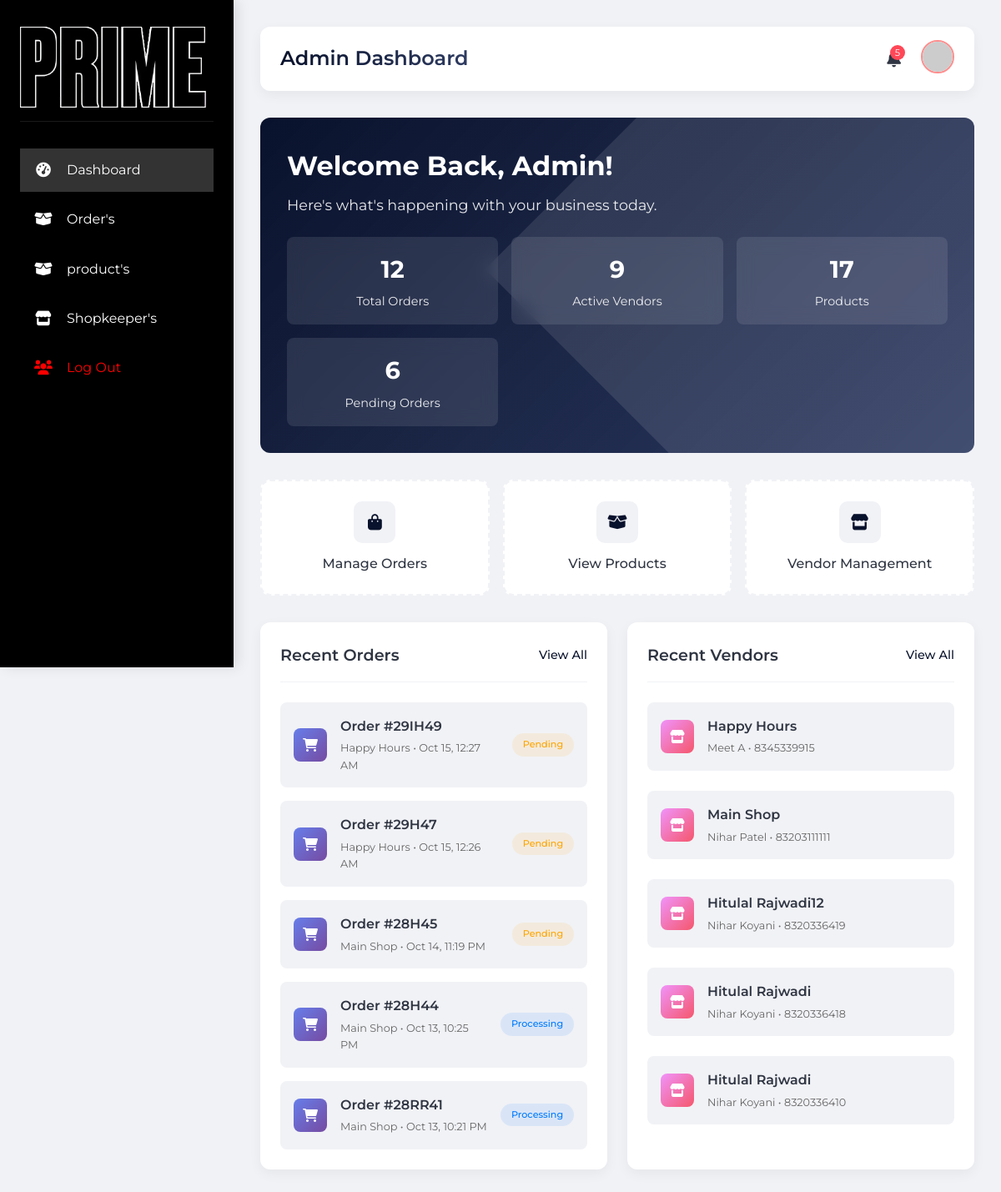
The page /admin/pages/dashboard.php (signed in) on the database its author committed.
### tables this page shows
CREATE TABLE `shopkeeper` (
  `id` int(11) NOT NULL,
  `shop_name` varchar(100) NOT NULL,
  `owner_name` varchar(100) NOT NULL,
  `mobile_number` varchar(15) NOT NULL,
  `email` varchar(100) NOT NULL,
  `password` varchar(255) NOT NULL,
  `shop_location` text NOT NULL,
  `agreed_terms` tinyint(1) NOT NULL DEFAULT 0,
  `created_at` timestamp NOT NULL DEFAULT current_timestamp(),
  `status` varchar(10) NOT NULL,
  `role` varchar(50) DEFAULT 'shopkeeper'
);

### admin/pages/dashboard.php (the view, shortened to what this page needs)
<?php
include('../../Utility/db.php');
$totalShopkeepers = $conn->query("SELECT COUNT(*) as count FROM shopkeeper")->fetch_assoc()['count'];
$totalProducts = $conn->query("SELECT COUNT(*) as count FROM products")->fetch_assoc()['count'];
$totalOrders = $conn->query("SELECT COUNT(DISTINCT orderId) as count FROM orders")->fetch_assoc()['count'];
$pendingOrders = $conn->query("SELECT COUNT(DISTINCT orderId) as count FROM orders WHERE status = 'pending'")->fetch_assoc()['count'];
$recentOrders = [];
$ordersSql = "SELECT DISTINCT o.orderId, o.status, o.created_at, s.shop_name
              FROM orders o
              LEFT JOIN shopkeeper s ON o.shopkeeper_id = s.id
              ORDER BY o.created_at DESC
              LIMIT 5";
$ordersResult = $conn->query($ordersSql);
if ($ordersResult && $ordersResult->num_rows > 0) {
    while ($row = $ordersResult->fetch_assoc()) {
        $recentOrders[] = $row;
    }
}
$recentShopkeepers = [];
$shopkeepersSql = "SELECT shop_name, owner_name, email, mobile_number, created_at
                   FROM shopkeeper
                   ORDER BY created_at DESC
                   LIMIT 5";
$shopkeepersResult = $conn->query($shopkeepersSql);
if ($shopkeepersResult && $shopkeepersResult->num_rows > 0) {
    while ($row = $shopkeepersResult->fetch_assoc()) {
        $recentShopkeepers[] = $row;
    }
}
?>
<!DOCTYPE html>
<html lang="en">
<head>
    <link rel="stylesheet" href="https://cdnjs.cloudflare.com/ajax/libs/font-awesome/6.0.0-beta3/css/all.min.css">
    <link rel="stylesheet" href="../../styles/main.css">
</head>
<body>
    <div class="bubbles-bg">
    </div>
    <div class="dashboard">
        <?php include('../util/sidebar.php') ?>
        <main class="main-content">
            <nav class="top-nav">
                <div class="nav-left">
                    <h1 class="page-title">Admin Dashboard</h1>
                </div>
                <div class="nav-right">
                    <button class="notification-btn">
                        <span class="notification-badge">5</span>
                    </button>
                    <button class="profile-btn">
                        <img src="https://randomuser.me/api/portraits/men/75.jpg" alt="Profile" class="profile-img">
                    </button>
                </div>
            </nav>
            <div class="welcome-section">
                <div class="welcome-content">
                    <h1 class="welcome-title">Welcome Back, Admin!</h1>
                    <p class="welcome-subtitle">Here's what's happening with your business today.</p>
                    <div class="welcome-stats">
                        <div class="welcome-stat">
                            <div class="welcome-stat-number"><?php echo $totalOrders; ?></div>
                            <div class="welcome-stat-label">Total Orders</div>
                        </div>
                        <div class="welcome-stat">
                            <div class="welcome-stat-number"><?php echo $totalShopkeepers; ?></div>
                            <div class="welcome-stat-label">Active Vendors</div>
                        </div>
                        <div class="welcome-stat">
                            <div class="welcome-stat-number"><?php echo $totalProducts; ?></div>
                            <div class="welcome-stat-label">Products</div>
                        </div>
                        <div class="welcome-stat">
                            <div class="welcome-stat-number"><?php echo $pendingOrders; ?></div>
                            <div class="welcome-stat-label">Pending Orders</div>
                        </div>
                    </div>
                </div>
            </div>
            <div class="quick-actions">
                <a href="orders.php" class="action-btn">
                    <div class="action-icon">
                        <i class="fas fa-shopping-bag"></i>
                    </div>
                    <div class="action-label">Manage Orders</div>
                </a>
                <a href="products.php" class="action-btn">
                    <div class="action-icon">
                        <i class="fas fa-box-open"></i>
                    </div>
                    <div class="action-label">View Products</div>
                </a>
                <a href="shopkeepers.php" class="action-btn">
                    <div class="action-icon">
                        <i class="fas fa-store"></i>
                    </div>
                    <div class="action-label">Vendor Management</div>
                </a>
            </div>
            <div class="activity-section">
                <div class="activity-card">
                    <div class="card-header">
                        <h3 class="card-title">Recent Orders</h3>
                        <a href="orders.php" class="view-all">View All</a>
                    </div>
                    <div class="activity-list">
                        <?php foreach ($recentOrders as $order): ?>
                            <div class="activity-item">
                                <div class="activity-icon" style="background: linear-gradient(135deg, #667eea, #764ba2);">
                                    <i class="fas fa-shopping-cart"></i>
                                </div>
                                <div class="activity-content">
                                    <div class="activity-title">Order #<?php echo htmlspecialchars($order['orderId']); ?></div>
                                    <div class="activity-time">
                                        <?php echo htmlspecialchars($order['shop_name']); ?> •
                                        <?php echo date('M j, g:i A', strtotime($order['created_at'])); ?>
                                    </div>
                                </div>
                                <span class="status-badge status-<?php echo htmlspecialchars($order['status']); ?>">
                                    <?php echo ucfirst(htmlspecialchars($order['status'])); ?>
                                </span>
                            </div>
                        <?php endforeach; ?>
                    </div>
                </div>
                <div class="activity-card">
                    <div class="card-header">
                        <h3 class="card-title">Recent Vendors</h3>
                        <a href="vendors.php" class="view-all">View All</a>
                    </div>
                    <div class="activity-list">
                        <?php foreach ($recentShopkeepers as $shopkeeper): ?>
                            <div class="shopkeeper-item">
                                <div class="activity-icon" style="background: linear-gradient(135deg, #f093fb, #f5576c);">
                                    <i class="fas fa-store"></i>
                                </div>
                                <div class="shopkeeper-info">
                                    <div class="shopkeeper-name"><?php echo htmlspecialchars($shopkeeper['shop_name']); ?></div>
                                    <div class="shopkeeper-detail">
                                        <?php echo htmlspecialchars($shopkeeper['owner_name']); ?> •
                                        <?php echo htmlspecialchars($shopkeeper['mobile_number']); ?>
                                    </div>
                                </div>
                            </div>
                        <?php endforeach; ?>
                    </div>
                </div>
            </div>
        </main>
    </div>
</body>
</html>

### styles/main.css (style rules this page uses)
* { margin: 0; padding: 0; box-sizing: border-box; font-family: "Montserrat", sans-serif; }

### rows shown on the page
shopkeeper: shop_name "Happy Hours", owner_name "Meet A", mobile_number "8345339915"
shopkeeper: shop_name "Main Shop", owner_name "Nihar Patel", mobile_number "83203111111"
shopkeeper: shop_name "Hitulal Rajwadi12", owner_name "Nihar Koyani", mobile_number "8320336419"
shopkeeper: shop_name "Hitulal Rajwadi", owner_name "Nihar Koyani", mobile_number "8320336418"
shopkeeper: shop_name "Hitulal Rajwadi", owner_name "Nihar Koyani", mobile_number "8320336410"

### other values the page prints
$totalOrders "12"
$totalShopkeepers "9"
$totalProducts "17"
$pendingOrders "6"
$order['orderId'] "29IH49"
$order['shop_name'] "Happy Hours"
date('M j, g:i A', strtotime($order['created_at'])) "Oct 15, 12:27 AM"
$order['status'] "Pending"
$order['orderId'] "29H47"
date('M j, g:i A', strtotime($order['created_at'])) "Oct 15, 12:26 AM"
$order['orderId'] "28H45"
$order['shop_name'] "Main Shop"
date('M j, g:i A', strtotime($order['created_at'])) "Oct 14, 11:19 PM"
$order['orderId'] "28H44"
date('M j, g:i A', strtotime($order['created_at'])) "Oct 13, 10:25 PM"
